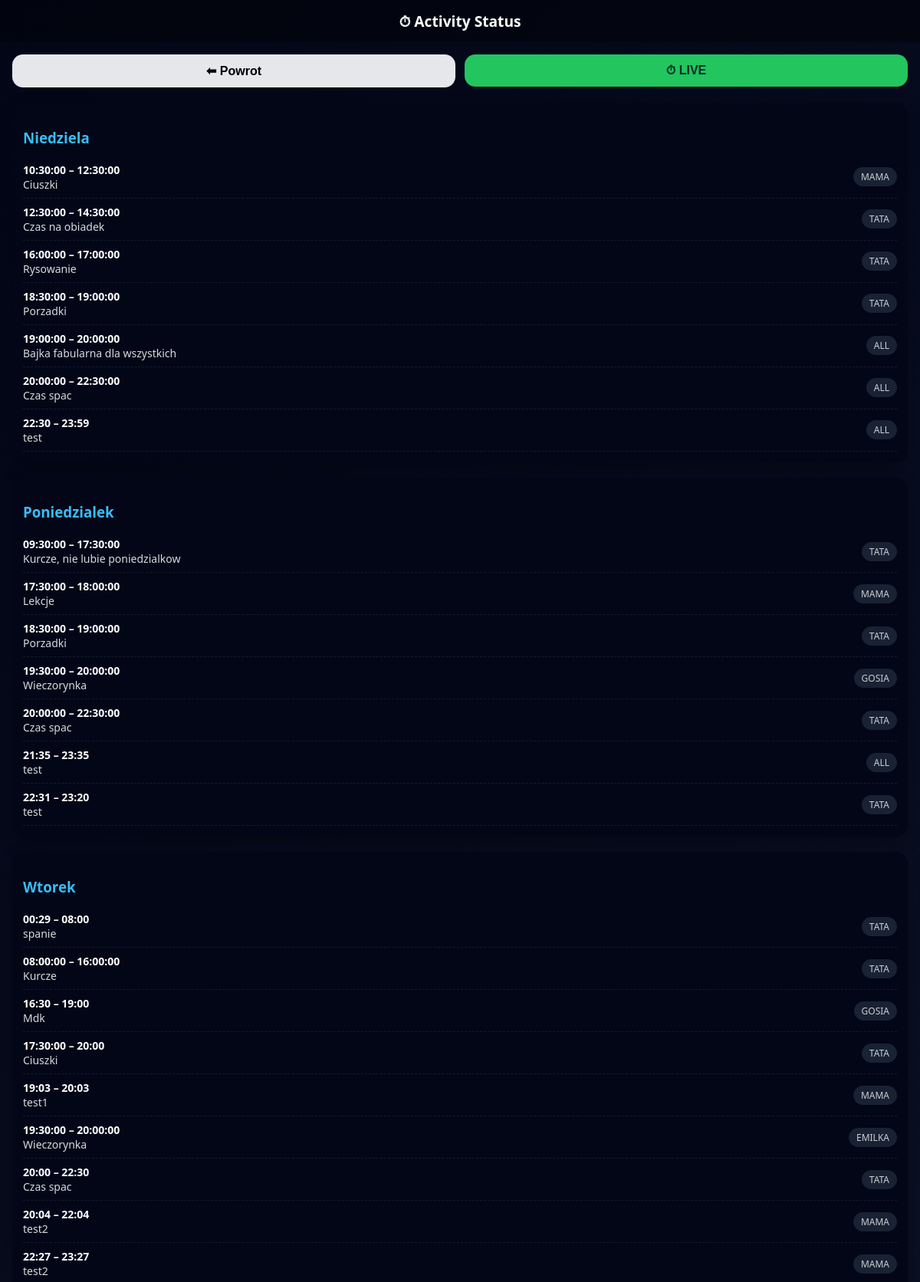
Page /week (upper part) on the committed database.
### tables this page shows
CREATE TABLE ActiviesDays (
            Id INTEGER PRIMARY KEY,
            CreatedAt TEXT NOT NULL DEFAULT CURRENT_TIMESTAMP,
            StartTime INTEGER NOT NULL,
            EndTime INTEGER NOT NULL,
            Description TEXT,
            DayOfWeek INTEGER NOT NULL,

            ModelPersonFamilyId INTEGER,
            ModelPictureActivityId INTEGER,

            FOREIGN KEY (ModelPersonFamilyId)
                REFERENCES PersonFamilies(Id)
                ON DELETE SET NULL,

            FOREIGN KEY (ModelPictureActivityId)
                REFERENCES PictureActivities(Id)
                ON DELETE SET NULL
        );

### routes_activities_activity.py (the view)
    @app.get("/week", response_class=HTMLResponse)
    def week_page(request: Request):
        db = get_db()
        cursor = db.cursor()
        rows = cursor.execute("""
            SELECT
                ad.DayOfWeek,
                ad.StartTime,
                ad.EndTime,
                ad.Description,
                pf.PersonName
            FROM ActiviesDays ad
            LEFT JOIN PersonFamilies pf
                ON ad.ModelPersonFamilyId = pf.Id
            ORDER BY ad.DayOfWeek, ad.StartTime
        """).fetchall()
        db.close()
        week = {}
        for r in rows:
            person_label = None
            if r["PersonName"] is not None:
                enum_value = PERSON_ENUM_MAP.get(r["PersonName"])
                if enum_value:
                    person_label = enum_value.value
            row_dict = dict(r)
            row_dict["PersonName"] = person_label
            week.setdefault(r["DayOfWeek"], []).append(row_dict)
        return templates.TemplateResponse(
            "week.html",
            {
                "request": request,
                "week": week,
                "day_names": DAY_NAMES,   # 👈 KLUCZOWE
            }
        )

### templates/week.html (shortened to what this page needs)
{% extends "base.html" %}
{% block content %}
<div style="display:flex; gap:12px; margin-bottom:20px;">
    <a href="/activity" style="flex:1">
        <button class="btn gray">⬅ Powrot</button>
    </a>
    <a href="/home" style="flex:1">
        <button class="btn green">⏱ LIVE</button>
    </a>
</div>
{% for day, items in week.items() %}
<div style="
    margin-bottom:20px;
    background:#020617;
    border-radius:16px;
    padding:14px;
    box-shadow:0 8px 20px rgba(0,0,0,0.35);
">
    <h3 style="margin-bottom:12px; color:#38bdf8;">
        {{ day_names.get(day, "Nieznany dzień") }}
    </h3>
    {% for i in items %}
    <div style="
        display:flex;
        justify-content:space-between;
        align-items:center;
        padding:8px 0;
        border-bottom:1px dashed rgba(255,255,255,0.08);
        font-size:14px;
    ">
        <div>
            <strong>{{ i.StartTime }} – {{ i.EndTime }}</strong><br>
            <span style="opacity:.85;">{{ i.Description }}</span>
        </div>
        {% if i.PersonName %}
        <span style="
            background:#1e293b;
            padding:4px 10px;
            border-radius:999px;
            font-size:12px;
            opacity:.8;
        ">
            {{ i.PersonName }}
        </span>
        {% endif %}
    </div>
    {% endfor %}
</div>
{% endfor %}
{% endblock %}

### templates/base.html (shortened to what this page needs)
<!DOCTYPE html>
<html lang="pl">
<head>
</head>
<body>
<header>
    ⏱ Activity Status
</header>
<main>
    {% block content %}{% endblock %}
</main>
</body>
</html>

### templates/base.html (style rules this page uses)
body { margin: 0; font-family: system-ui, Arial, sans-serif; background: linear-gradient(135deg, #020617, #0f172a); color: #fff; min-height: 100vh; display: flex; flex-direction: column; }
header { padding: 14px; text-align: center; font-weight: bold; font-size: 1.2em; background: rgba(0,0,0,0.4); }
main { flex: 1; padding: 16px; }
.btn { flex: 1; padding: 14px; border-radius: 14px; border: none; font-size: 1em; font-weight: bold; cursor: pointer; }
a { text-decoration: none; }
.btn { width:100%; padding:12px; border-radius:14px; border:none; font-weight:bold; cursor:pointer; }
.btn.gray { background:#e5e7eb; }
.btn.green { background:#22c55e; color:#022c22; }

### rows in the picture
ActiviesDays: StartTime "10:30:00", EndTime "12:30:00", Description "Ciuszki", PersonName "MAMA"
ActiviesDays: StartTime "12:30:00", EndTime "14:30:00", Description "Czas na obiadek", PersonName "TATA"
ActiviesDays: StartTime "16:00:00", EndTime "17:00:00", Description "Rysowanie", PersonName "TATA"
ActiviesDays: StartTime "18:30:00", EndTime "19:00:00", Description "Porzadki", PersonName "TATA"
ActiviesDays: StartTime "19:00:00", EndTime "20:00:00", Description "Bajka fabularna dla wszystkich", PersonName "ALL"
ActiviesDays: StartTime "20:00:00", EndTime "22:30:00", Description "Czas spac", PersonName "ALL"
ActiviesDays: StartTime "22:30", EndTime "23:59", Description "test", PersonName "ALL"
ActiviesDays: StartTime "09:30:00", EndTime "17:30:00", Description "Kurcze, nie lubie poniedzialkow", PersonName "TATA"
ActiviesDays: StartTime "17:30:00", EndTime "18:00:00", Description "Lekcje", PersonName "MAMA"
ActiviesDays: StartTime "18:30:00", EndTime "19:00:00", Description "Porzadki", PersonName "TATA"
ActiviesDays: StartTime "19:30:00", EndTime "20:00:00", Description "Wieczorynka", PersonName "GOSIA"
ActiviesDays: StartTime "20:00:00", EndTime "22:30:00", Description "Czas spac", PersonName "TATA"
ActiviesDays: StartTime "21:35", EndTime "23:35", Description "test", PersonName "ALL"
ActiviesDays: StartTime "22:31", EndTime "23:20", Description "test", PersonName "TATA"
ActiviesDays: StartTime "00:29", EndTime "08:00", Description "spanie", PersonName "TATA"
ActiviesDays: StartTime "08:00:00", EndTime "16:00:00", Description "Kurcze", PersonName "TATA"
ActiviesDays: StartTime "16:30", EndTime "19:00", Description "Mdk", PersonName "GOSIA"
ActiviesDays: StartTime "17:30:00", EndTime "20:00", Description "Ciuszki", PersonName "TATA"
ActiviesDays: StartTime "19:03", EndTime "20:03", Description "test1", PersonName "MAMA"
ActiviesDays: StartTime "19:30:00", EndTime "20:00:00", Description "Wieczorynka", PersonName "EMILKA"
ActiviesDays: StartTime "20:00", EndTime "22:30", Description "Czas spac", PersonName "TATA"
ActiviesDays: StartTime "20:04", EndTime "22:04", Description "test2", PersonName "MAMA"
ActiviesDays: StartTime "22:27", EndTime "23:27", Description "test2", PersonName "MAMA"

### other values in the picture
{{ day_names.get(day, "Nieznany dzień") }} "Niedziela" "Poniedzialek" "Wtorek"
